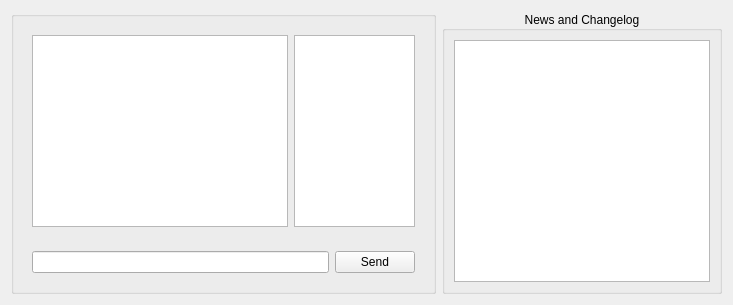
        <widget class="QWidget" name="tabWelcome">
         <attribute name="title">
          <string>Dashboard</string>
         </attribute>
         <layout class="QGridLayout" name="gridLayout_5">
          <item row="0" column="0">
           <widget class="QGroupBox" name="groupBox_4">
            <property name="title">
             <string/>
            </property>
            <layout class="QVBoxLayout" name="verticalLayout_18">
             <item>
              <widget class="QWidget" name="widget_10" native="true">
               <layout class="QHBoxLayout" name="horizontalLayout_14">
                <item>
                 <widget class="QListWidget" name="CustomerChatbox"/>
                </item>
                <item>
                 <widget class="QListWidget" name="CustomerList">
                  <property name="maximumSize">
                   <size>
                    <width>121</width>
                    <height>16777215</height>
                   </size>
                  </property>
                 </widget>
                </item>
               </layout>
              </widget>
             </item>
             <item>
              <widget class="QWidget" name="widget_11" native="true">
               <layout class="QHBoxLayout" name="horizontalLayout_15">
                <item>
                 <widget class="QLineEdit" name="ChatMessagebox"/>
                </item>
                <item>
                 <widget class="QPushButton" name="ChatSendMessage">
                  <property name="text">
                   <string>Send</string>
                  </property>
                 </widget>
                </item>
               </layout>
              </widget>
             </item>
            </layout>
           </widget>
          </item>
          <item row="0" column="1">
           <widget class="QGroupBox" name="groupBox_3">
            <property name="title">
             <string>News and Changelog</string>
            </property>
            <property name="alignment">
             <set>Qt::AlignCenter</set>
            </property>
            <layout class="QVBoxLayout" name="verticalLayout_19">
             <item>
              <widget class="QListView" name="newsBox"/>
             </item>
            </layout>
           </widget>
          </item>
         </layout>
        </widget>
